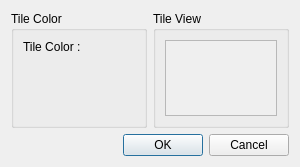
<?xml version="1.0" encoding="UTF-8"?>
<ui version="4.0">
 <class>AddTileDialog</class>
 <widget class="QDialog" name="AddTileDialog">
  <property name="geometry">
   <rect>
    <x>0</x>
    <y>0</y>
    <width>300</width>
    <height>167</height>
   </rect>
  </property>
  <property name="windowTitle">
   <string>Add tile</string>
  </property>
  <layout class="QVBoxLayout" name="verticalLayout">
   <item>
    <layout class="QHBoxLayout" name="horizontalLayout" stretch="1,1">
     <item>
      <widget class="QGroupBox" name="colorGroupBox">
       <property name="title">
        <string>Tile Color</string>
       </property>
       <layout class="QFormLayout" name="formLayout">
        <item row="0" column="0">
         <widget class="QLabel" name="tileColorLabel">
          <property name="text">
           <string>Tile Color :</string>
          </property>
         </widget>
        </item>
        <item row="0" column="1">
         <widget class="ColorSelectionWidget" name="colorSelectionWidget" native="true"/>
        </item>
       </layout>
      </widget>
     </item>
     <item>
      <widget class="QGroupBox" name="tileViewGroupBox">
       <property name="title">
        <string>Tile View</string>
       </property>
       <layout class="QVBoxLayout" name="verticalLayout_2">
        <item>
         <widget class="QScrollArea" name="tileViewScrollArea">
          <property name="widgetResizable">
           <bool>true</bool>
          </property>
          <property name="alignment">
           <set>Qt::AlignmentFlag::AlignLeading|Qt::AlignmentFlag::AlignLeft|Qt::AlignmentFlag::AlignTop</set>
          </property>
          <widget class="QWidget" name="scrollAreaWidgetContents">
           <property name="geometry">
            <rect>
             <x>0</x>
             <y>0</y>
             <width>111</width>
             <height>68</height>
            </rect>
           </property>
           <layout class="QHBoxLayout" name="horizontalLayout_2">
            <item>
             <widget class="QLabel" name="tileViewLabel">
              <property name="text">
               <string/>
              </property>
             </widget>
            </item>
           </layout>
          </widget>
         </widget>
        </item>
       </layout>
      </widget>
     </item>
    </layout>
   </item>
   <item>
    <widget class="QDialogButtonBox" name="buttonBox">
     <property name="orientation">
      <enum>Qt::Orientation::Horizontal</enum>
     </property>
     <property name="standardButtons">
      <set>QDialogButtonBox::StandardButton::Cancel|QDialogButtonBox::StandardButton::Ok</set>
     </property>
    </widget>
   </item>
  </layout>
 </widget>
 <customwidgets>
  <customwidget>
   <class>ColorSelectionWidget</class>
   <extends>QWidget</extends>
   <header>ColorSelectionWidget.hpp</header>
   <container>1</container>
   <slots>
    <signal>clicked(QColor)</signal>
    <signal>colorChanged(QColor)</signal>
    <slot>setHue(int)</slot>
    <slot>setSaturation(int)</slot>
    <slot>setValue(int)</slot>
    <slot>setAlpha(int)</slot>
    <slot>setColor(QColor)</slot>
   </slots>
  </customwidget>
 </customwidgets>
 <resources/>
 <connections>
  <connection>
   <sender>buttonBox</sender>
   <signal>accepted()</signal>
   <receiver>AddTileDialog</receiver>
   <slot>accept()</slot>
   <hints>
    <hint type="sourcelabel">
     <x>227</x>
     <y>279</y>
    </hint>
    <hint type="destinationlabel">
     <x>157</x>
     <y>274</y>
    </hint>
   </hints>
  </connection>
  <connection>
   <sender>buttonBox</sender>
   <signal>rejected()</signal>
   <receiver>AddTileDialog</receiver>
   <slot>reject()</slot>
   <hints>
    <hint type="sourcelabel">
     <x>295</x>
     <y>285</y>
    </hint>
    <hint type="destinationlabel">
     <x>286</x>
     <y>274</y>
    </hint>
   </hints>
  </connection>
  <connection>
   <sender>colorSelectionWidget</sender>
   <signal>clicked(QColor)</signal>
   <receiver>AddTileDialog</receiver>
   <slot>onSelectColor()</slot>
   <hints>
    <hint type="sourcelabel">
     <x>132</x>
     <y>50</y>
    </hint>
    <hint type="destinationlabel">
     <x>1</x>
     <y>51</y>
    </hint>
   </hints>
  </connection>
  <connection>
   <sender>AddTileDialog</sender>
   <signal>colorSelected(QColor)</signal>
   <receiver>AddTileDialog</receiver>
   <slot>onColorSelected(QColor)</slot>
   <hints>
    <hint type="sourcelabel">
     <x>2</x>
     <y>111</y>
    </hint>
    <hint type="destinationlabel">
     <x>5</x>
     <y>171</y>
    </hint>
   </hints>
  </connection>
 </connections>
 <slots>
  <signal>colorSelected(QColor)</signal>
  <slot>onSelectColor()</slot>
  <slot>onColorSelected(QColor)</slot>
 </slots>
</ui>
